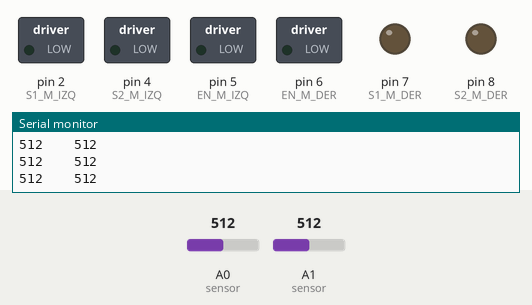
This sketch was run on a simulated Arduino Uno, built with avr-gcc and run on an emulated ATmega328P. Parts: switched loads named in the sketch (green lamp = pin HIGH), output pins drawn as LEDs (lit = HIGH), the last lines printed to the serial monitor. The test bench sets the inputs (shaded band); at power-on: A1 (sensor) = 512, A0 (sensor) = 512.

Above: at 1.2 s.
1.3 s: A1 (sensor) set to 484
At 2.5 s:
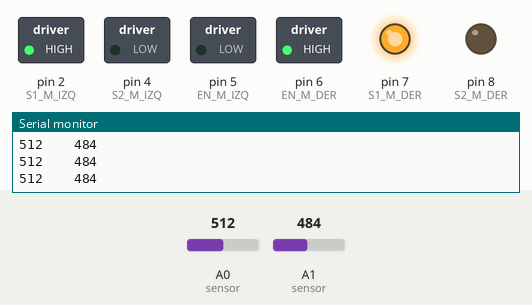
2.8 s: A0 (sensor) set to 489
At 3.8 s:
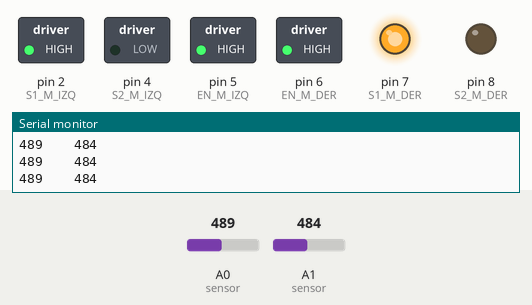
4.3 s: A1 (sensor) set to 510
At 4.8 s:
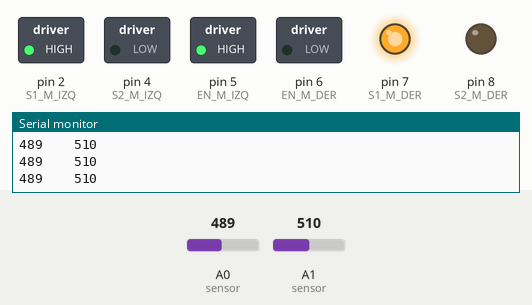
5.8 s: A0 (sensor) set to 510
At 6.3 s:
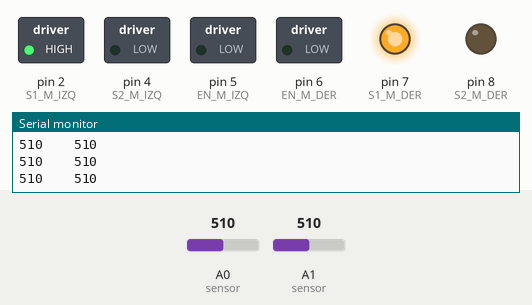
7.3 s: A0 (sensor) set to 490
At 8.6 s:
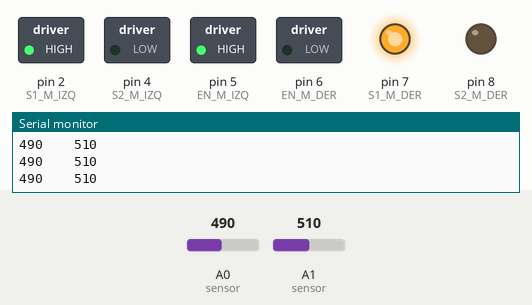
10.3 s: A0 (sensor) set to 511
At 10.7 s:
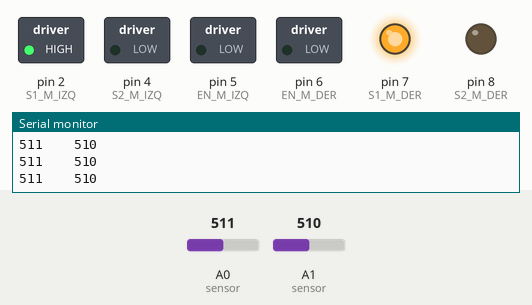
Timing chart, 0 to 12.8 s (numbered marks = the images above; inputs shaded):
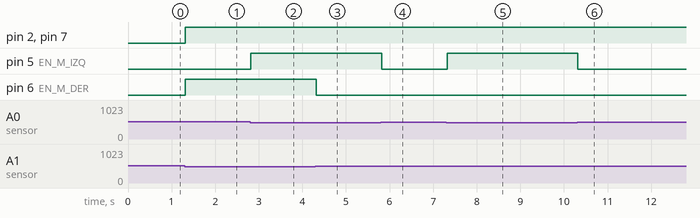

Measured:
- the behaviour switches between 501 and 500 on A1 (sensor) (found by bisection; images 0 and 1)
- the behaviour switches between 501 and 500 on A0 (sensor) (found by bisection; images 1 and 2)
- after the input at 1.3 s, pin 2 (S1_M_IZQ), pin 6 (EN_M_DER), pin 7 (S1_M_DER): LOW → HIGH at once
- after the input at 2.8 s, pin 5 (EN_M_IZQ): LOW → HIGH at once
- after the input at 4.3 s, pin 6 (EN_M_DER): HIGH → LOW at once
- after the input at 5.8 s, pin 5 (EN_M_IZQ): HIGH → LOW at once
- after the input at 7.3 s, pin 5 (EN_M_IZQ): LOW → HIGH at once
- after the input at 10.3 s, pin 5 (EN_M_IZQ): HIGH → LOW at once

The sketch:

test_siguelineas.ino
```cpp
// DEFINICION DE VARIABLES
int sens_izq;
int sens_der;

const int umbral = 500;
//pines para el puente h

//motor izquierdo
const int EN_M_IZQ = 5;
const int S1_M_IZQ = 2;
const int S2_M_IZQ = 4;
//motor derecho
const int EN_M_DER = 6;
const int S1_M_DER = 7;
const int S2_M_DER = 8;

const int LED = 13;


void setup() {
  // put your setup code here, to run once:
  //configurar pines de entrada y salida digital
  pinMode(EN_M_IZQ, OUTPUT);
  pinMode(S1_M_IZQ, OUTPUT);
  pinMode(S2_M_IZQ, OUTPUT);
  pinMode(EN_M_DER, OUTPUT);
  pinMode(S1_M_DER, OUTPUT);
  pinMode(S2_M_DER, OUTPUT);

  //iniciamos el puerto serial
  Serial.begin(9600);

}

void loop() {
  // put your main code here, to run repeatedly:

  //SENSADO
  sens_izq = analogRead(A0);    //sensor izquierdo
  sens_der = analogRead(A1);    //sensor derecho

  //IMPRIMIR
  //Serial.println("IZQ -- DER");
  Serial.print(sens_izq);
  Serial.print("    ");
  Serial.println(sens_der);
  //thresholding
  int izq_negro = sens_izq > umbral;
  int der_negro = sens_der > umbral;
  //DECISION
  if(!izq_negro && !der_negro)
  {
    //adelante
    adelante();

  }
  else if(izq_negro && !der_negro)
  {
    //izquierda
    izquierda();
  }
  else if(!izq_negro && der_negro)
  {
    //der
    derecha();
  }
  else if(izq_negro && der_negro)
  {
    //detener
    detener();
  }
  else detener();//detener
}

void adelante(void)
{
  //motor Izq
  digitalWrite(EN_M_IZQ, 1);
  digitalWrite(S1_M_IZQ, 1);
  digitalWrite(S2_M_IZQ, 0);
  //motor der
  digitalWrite(EN_M_DER, 1);
  digitalWrite(S1_M_DER, 1);
  digitalWrite(S2_M_DER, 0);
}
void izquierda(void)
{
  //motor Izq
  digitalWrite(EN_M_IZQ, 0);
  digitalWrite(S1_M_IZQ, 1);
  digitalWrite(S2_M_IZQ, 0);
  //motor der
  digitalWrite(EN_M_DER, 1);
  digitalWrite(S1_M_DER, 1);
  digitalWrite(S2_M_DER, 0);
}
void derecha(void)
{
  //motor Izq
  digitalWrite(EN_M_IZQ, 1);
  digitalWrite(S1_M_IZQ, 1);
  digitalWrite(S2_M_IZQ, 0);
  //motor der
  digitalWrite(EN_M_DER, 0);
  digitalWrite(S1_M_DER, 1);
  digitalWrite(S2_M_DER, 0);
}
void detener(void)
{
  //motor Izq
  digitalWrite(EN_M_IZQ, 0);

  //motor der
  digitalWrite(EN_M_DER, 0);

}
```
